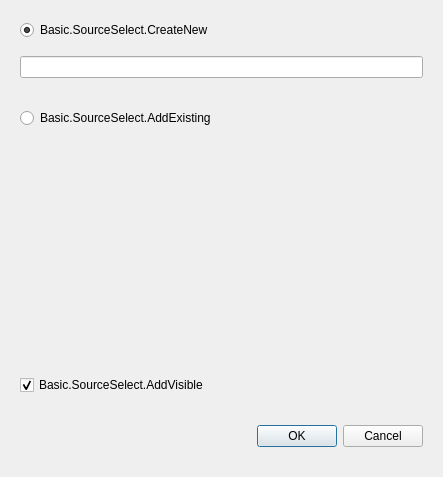
<?xml version="1.0" encoding="UTF-8"?>
<ui version="4.0">
 <class>OBSBasicSourceSelect</class>
 <widget class="QWidget" name="OBSBasicSourceSelect">
  <property name="windowModality">
   <enum>Qt::WindowModal</enum>
  </property>
  <property name="geometry">
   <rect>
    <x>0</x>
    <y>0</y>
    <width>443</width>
    <height>477</height>
   </rect>
  </property>
  <property name="windowTitle">
   <string>Basic.SourceSelect</string>
  </property>
  <layout class="QVBoxLayout" name="verticalLayout">
   <property name="spacing">
    <number>0</number>
   </property>
   <property name="leftMargin">
    <number>20</number>
   </property>
   <property name="topMargin">
    <number>20</number>
   </property>
   <property name="rightMargin">
    <number>20</number>
   </property>
   <property name="bottomMargin">
    <number>30</number>
   </property>
   <item>
    <layout class="QVBoxLayout" name="verticalLayout_2">
     <property name="spacing">
      <number>0</number>
     </property>
     <property name="bottomMargin">
      <number>30</number>
     </property>
     <item>
      <widget class="PLSRadioButton" name="createNew">
       <property name="text">
        <string>Basic.SourceSelect.CreateNew</string>
       </property>
       <property name="checked">
        <bool>true</bool>
       </property>
      </widget>
     </item>
     <item>
      <spacer name="verticalSpacer">
       <property name="orientation">
        <enum>Qt::Vertical</enum>
       </property>
       <property name="sizeType">
        <enum>QSizePolicy::Fixed</enum>
       </property>
       <property name="sizeHint" stdset="0">
        <size>
         <width>20</width>
         <height>16</height>
        </size>
       </property>
      </spacer>
     </item>
     <item>
      <widget class="QLineEdit" name="sourceName"/>
     </item>
     <item>
      <spacer name="verticalSpacer_2">
       <property name="orientation">
        <enum>Qt::Vertical</enum>
       </property>
       <property name="sizeType">
        <enum>QSizePolicy::Fixed</enum>
       </property>
       <property name="sizeHint" stdset="0">
        <size>
         <width>20</width>
         <height>30</height>
        </size>
       </property>
      </spacer>
     </item>
     <item>
      <widget class="PLSRadioButton" name="selectExisting">
       <property name="text">
        <string>Basic.SourceSelect.AddExisting</string>
       </property>
      </widget>
     </item>
     <item>
      <spacer name="verticalSpacer_3">
       <property name="orientation">
        <enum>Qt::Vertical</enum>
       </property>
       <property name="sizeType">
        <enum>QSizePolicy::Fixed</enum>
       </property>
       <property name="sizeHint" stdset="0">
        <size>
         <width>20</width>
         <height>15</height>
        </size>
       </property>
      </spacer>
     </item>
     <item>
      <widget class="QListWidget" name="sourceList">
       <property name="enabled">
        <bool>false</bool>
       </property>
       <property name="frameShape">
        <enum>QFrame::NoFrame</enum>
       </property>
       <property name="sortingEnabled">
        <bool>true</bool>
       </property>
      </widget>
     </item>
     <item>
      <spacer name="verticalSpacer_4">
       <property name="orientation">
        <enum>Qt::Vertical</enum>
       </property>
       <property name="sizeType">
        <enum>QSizePolicy::Fixed</enum>
       </property>
       <property name="sizeHint" stdset="0">
        <size>
         <width>20</width>
         <height>15</height>
        </size>
       </property>
      </spacer>
     </item>
     <item>
      <widget class="PLSCheckBox" name="sourceVisible">
       <property name="text">
        <string>Basic.SourceSelect.AddVisible</string>
       </property>
       <property name="checked">
        <bool>true</bool>
       </property>
      </widget>
     </item>
    </layout>
   </item>
   <item>
    <widget class="QDialogButtonBox" name="buttonBox">
     <property name="standardButtons">
      <set>QDialogButtonBox::Cancel|QDialogButtonBox::Ok</set>
     </property>
    </widget>
   </item>
  </layout>
 </widget>
 <customwidgets>
  <customwidget>
   <class>PLSCheckBox</class>
   <extends>QCheckBox</extends>
   <header>PLSCheckBox.h</header>
  </customwidget>
  <customwidget>
   <class>PLSRadioButton</class>
   <extends>QRadioButton</extends>
   <header>PLSRadioButton.h</header>
  </customwidget>
 </customwidgets>
 <resources/>
 <connections>
  <connection>
   <sender>createNew</sender>
   <signal>toggled(bool)</signal>
   <receiver>sourceName</receiver>
   <slot>setEnabled(bool)</slot>
   <hints>
    <hint type="sourcelabel">
     <x>79</x>
     <y>29</y>
    </hint>
    <hint type="destinationlabel">
     <x>108</x>
     <y>53</y>
    </hint>
   </hints>
  </connection>
  <connection>
   <sender>selectExisting</sender>
   <signal>toggled(bool)</signal>
   <receiver>sourceList</receiver>
   <slot>setEnabled(bool)</slot>
   <hints>
    <hint type="sourcelabel">
     <x>51</x>
     <y>80</y>
    </hint>
    <hint type="destinationlabel">
     <x>65</x>
     <y>128</y>
    </hint>
   </hints>
  </connection>
 </connections>
</ui>
